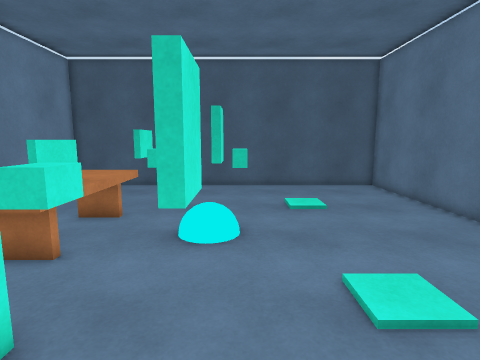
View 1 (above)

12 first-person views from a walk through a Unity game level. The camera is 1.5 m above the floor, tilts 8° down and sees 80° across. The floor is counted in squares, 0.5 m on a side. Each view is taken from the middle of a square. On the plan, view 1 faces up. The plan holds only what a view shows up to about 20 squares ahead; the rest is blank. The player is left out.

View 2
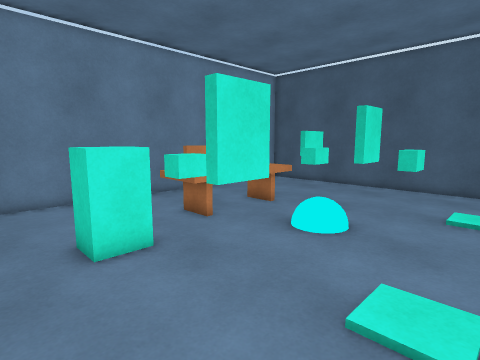

View 3
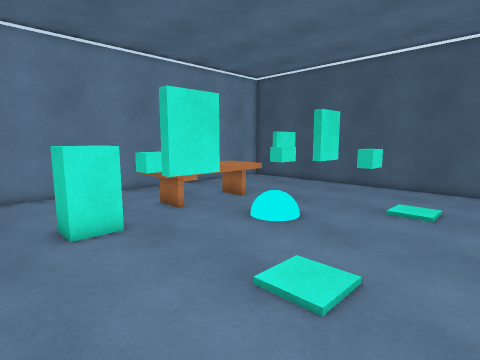

View 4
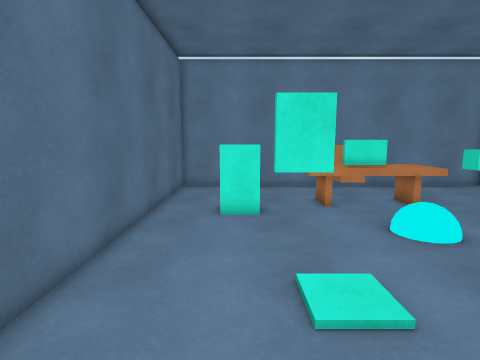

View 5
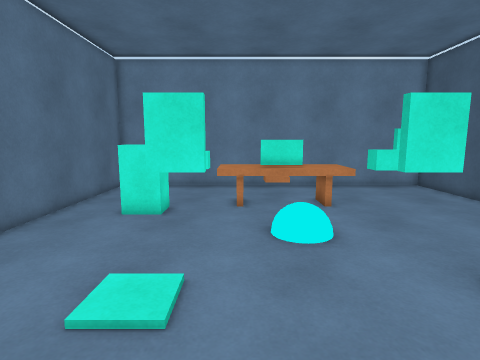

View 6
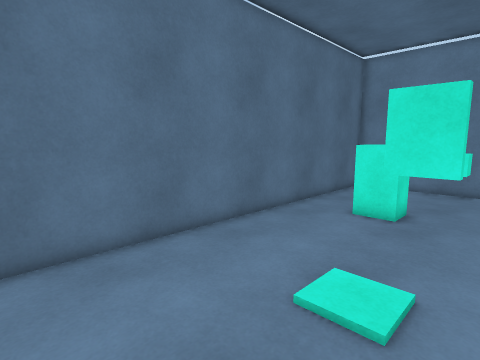

View 7
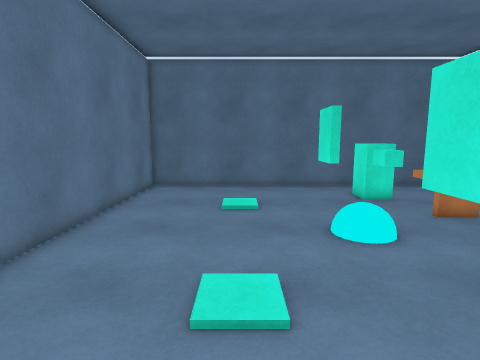

View 8
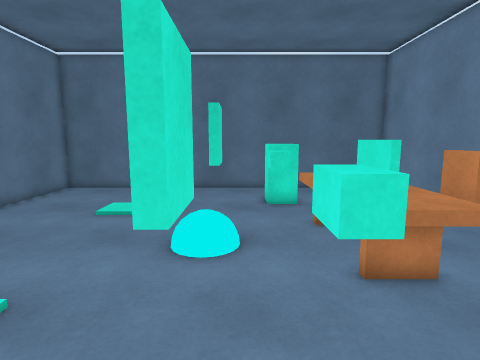

View 9
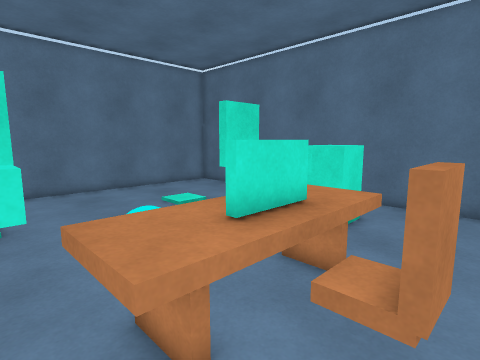

View 10
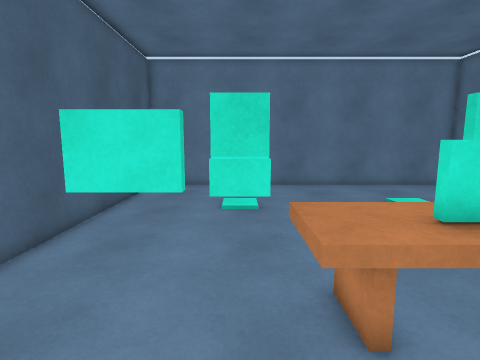

View 11
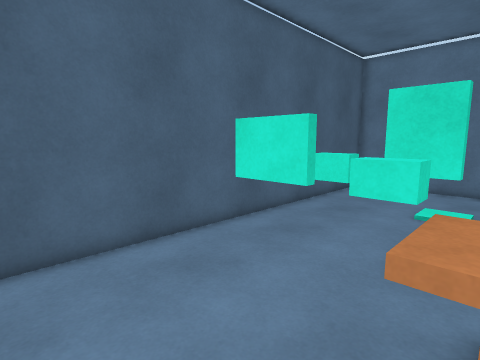

View 12
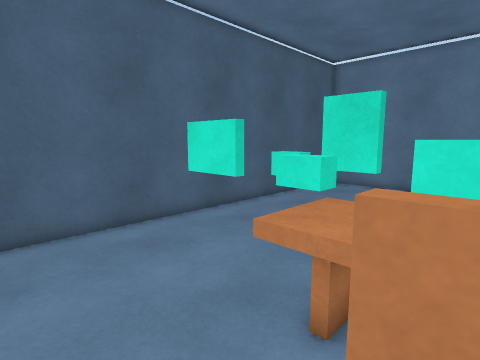

### Floor plan
Key: @ floor where view 1 was taken; # wall or solid block; . floor; ^ raised ledge; T thing the floor can be seen under or through; O other object.
Columns run from 11 left of view 1 to 9 right of it. Each row starts with its distance up from view 1.
 19 #####################
 18 #...................#
 17 #..........O........#
 16 #..........O........#
 15 #.....T....O........#
 14 #.....TOO...........#
 13 #......OO.#.........#
 12 #....^^OO...........#
 11 #...^^^^............#
 10 #..#^^^^............#
  9 #..#^^^^.. .........#
  8 #..#^^^^............#
  7 #...^^^^............#
  6 #....^^OO...........#
  5 #......OO.#.........#
  4 #.....OOO...........#
  3 #.....OOO...........#
  2 #.....OOO...........#
  1 #...................#
  0 #..........@........#
 -1 #####################

Positions as (right, up) in squares from view 1, and headings:
1: (0, 0), facing up
2: (4, 0), facing up-left
3: (6, 0), facing up-left
4: (8, 3), facing left
5: (8, 7), facing left
6: (8, 7), facing down-left
7: (3, 18), facing down
8: (-2, 17), facing down
9: (-9, 13), facing down-right
10: (-10, 13), facing right
11: (-10, 11), facing up-right
12: (-10, 9), facing up-right
